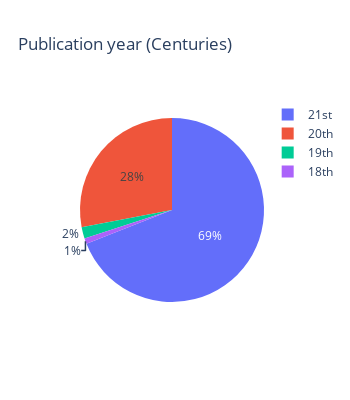

The code cell stored with this chart in its notebook:
### Code cell
# Year published

fig = px.pie(books, names='Centuries', title='Publication year (Centuries)')

fig.update_layout(
    width=350,
    height=400
)

fig.show()

### Figure 1 — Plotly figure (JSON) as saved in the notebook; plotly's stock layout.template omitted (floating-point values rounded to 4 significant figures)
{"data": [{"domain": {"x": [0, 1], "y": [0, 1]}, "hovertemplate": "Centuries=%{label}<extra></extra>", "labels": ["20th", "21st", "20th", "21st", "21st", "21st", "21st", "21st", "21st", "21st", "21st", "21st", "21st", "21st", "20th", "20th", "21st", "21st", "18th", "20th", "20th", "21st", "19th", "21st", "21st", "21st", "21st", "21st", "21st", "21st", "21st", "20th", "21st", "21st", "21st", "20th", "21st", "21st", "20th", "21st", "21st", "21st", "21st", "21st", "20th", "20th", "20th", "21st", "21st", "20th", "21st", "21st", "21st", "21st", "20th", "21st", "21st", "20th", "19th", "21st", "21st", "21st", "21st", "21st", "20th", "21st", "21st", "21st", "21st", "20th", "21st", "20th", "20th", "21st", "21st", "21st", "21st", "20th", "20th", "21st", "21st", "20th", "21st", "21st", "20th", "21st", "20th", "20th", "21st", "21st", "21st", "21st", "21st", "20th", "21st", "21st", "21st", "20th", "20th", "21st"], "legendgroup": "", "name": "", "showlegend": true, "type": "pie"}], "layout": {"height": 400, "legend": {"tracegroupgap": 0}, "title": {"text": "Publication year (Centuries)"}, "width": 350}}
